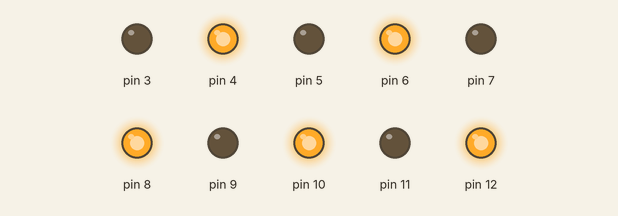
The sketch below on a simulated Arduino Uno, built with avr-gcc and run on an emulated ATmega328P. Shown: output pins drawn as LEDs (lit = HIGH). What the sketch prints to the serial monitor is not drawn.

Above: at 0.1 s.
At 0.6 s:
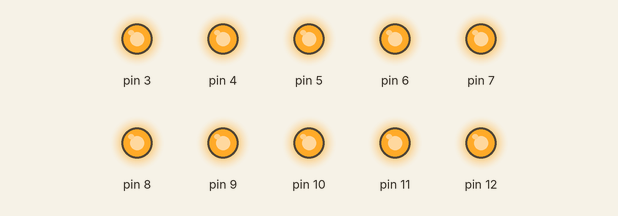
Timing chart, 0 to 2.1 s (numbered marks = the images above):
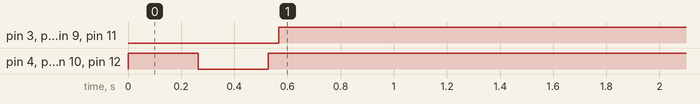

The sketch:

SongOfTheFloppies-Arduino.ino
```cpp
// By Kareem Omar (komrad36)
// Update I/O pins in the setup() function
// and the constants below as you see fit.

#define MAX_STEPS                  (80)
#define NUM_DRIVES                 (15)
#define FREQ_MULTIPLIER            (10000.0)
#define BAUD_RATE                  (250000)
#define MESSAGE_SIZE_BYTES         (4)
#define DELAY_MS                   (3)
#define CALIBRATE_STEPS            (MAX_STEPS+4)
#define MICROSECONDS_PER_SECOND    (1000000.0)
#define LED_ON_US                  (1000)

byte          directionPin    [NUM_DRIVES];
byte          wavePin         [NUM_DRIVES];
unsigned long nextPulseTime   [NUM_DRIVES];
unsigned long nextLEDoffTime  [NUM_DRIVES];
byte          steps           [NUM_DRIVES];
bool          dir             [NUM_DRIVES];
float         freq            [NUM_DRIVES];

byte          curDrive;
unsigned long convertedFreq;

void pulse(byte floppy) {
  // if at end of travel...
  if (steps[floppy] > MAX_STEPS) {
    // ...reverse direction and reset
    // step counter
    dir[floppy] = !dir[floppy];
    digitalWrite(directionPin[floppy], dir[floppy]);
    steps[floppy] = 0;
  }

  if (nextLEDoffTime[floppy])
    digitalWrite(wavePin[floppy], HIGH);

  // floppy stepper motors advance 1 step
  // on a rising edge.
  // leave it low to keep shiny lights on
  digitalWrite(wavePin[floppy], LOW);
  ++steps[floppy];
}

void setup() {
  Serial.begin(BAUD_RATE);

  directionPin[7]   = 4;
  directionPin[1]   = 10;
  directionPin[6]   = 35;
  directionPin[12]  = 45;
  directionPin[11]  = 33;
  directionPin[10]  = 47;
  directionPin[0]   = 31;
  directionPin[4]   = 49;
  directionPin[8]   = 29;
  directionPin[14]  = 6;
  directionPin[5]   = 27;
  directionPin[3]   = 8;
  directionPin[13]  = 23;
  directionPin[9]   = 12;
  directionPin[2]   = 43;
  wavePin[7]        = 3;
  wavePin[1]        = 9;
  wavePin[6]        = 34;
  wavePin[12]       = 44;
  wavePin[11]       = 32;
  wavePin[10]       = 46;
  wavePin[0]        = 30;
  wavePin[4]        = 48;
  wavePin[8]        = 28;
  wavePin[14]       = 5;
  wavePin[5]        = 26;
  wavePin[3]        = 7;
  wavePin[13]       = 22;
  wavePin[9]        = 11;
  wavePin[2]        = 42;

  byte i, j;

  for (i = 0; i < NUM_DRIVES; ++i) {
    steps[i] = 0;
    nextLEDoffTime[i] = 0UL;
    pinMode(wavePin[i], OUTPUT);
    pinMode(directionPin[i], OUTPUT);
    digitalWrite(directionPin[i], HIGH);
  }

  for (i = 0; i < CALIBRATE_STEPS; ++i) {
    for (j = 0; j < NUM_DRIVES; ++j) {
      digitalWrite(wavePin[j], HIGH);
      digitalWrite(wavePin[j], LOW);
    }
    delay(DELAY_MS);
  }

  for (i = 0; i < NUM_DRIVES; ++i) {
    digitalWrite(directionPin[i], LOW);
  }
  for (i = 0; i < CALIBRATE_STEPS; ++i) {
    for (j = 0; j < NUM_DRIVES; ++j) {
      digitalWrite(wavePin[j], HIGH);
      digitalWrite(wavePin[j], LOW);
    }
    delay(DELAY_MS);
  }

  for (i = 0; i < NUM_DRIVES; ++i) {
    dir[i] = HIGH;
    digitalWrite(wavePin[i], HIGH);
    digitalWrite(directionPin[i], HIGH);
  }

  // signal ready
  Serial.write(0);
}

void loop() {
  if (Serial.available() >= MESSAGE_SIZE_BYTES) {
    // byte format: first byte is drive, 0-indexed
    // next 3 bytes are requested frequency of note,
    // times 10000 so it can be sent as integer type
    curDrive = Serial.read();
    convertedFreq = (unsigned long)Serial.read() + ((unsigned long)Serial.read() << 8) + ((unsigned long)Serial.read() << 16);

    // a requested freq of 0
    // is used to mean "Note OFF"
    if (convertedFreq == 0) {
      nextPulseTime[curDrive] = 0;
    }
    else {
      freq[curDrive] = (float)(convertedFreq) / FREQ_MULTIPLIER;
      if (!nextPulseTime[curDrive]) nextPulseTime[curDrive] = micros();
      nextLEDoffTime[curDrive] = nextPulseTime[curDrive] + LED_ON_US;
    }
  }

  // for each drive, check if it's at or past time
  // to produce the next pulse in the square wave
  for (byte i = 0; i < NUM_DRIVES; ++i) {
    if (nextPulseTime[i] && micros() >= nextPulseTime[i]) {
      // if it is, update the next pulse time accordingly
      pulse(i);
      nextPulseTime[i] += MICROSECONDS_PER_SECOND / freq[i];
      nextLEDoffTime[i] = nextPulseTime[i] + LED_ON_US;
    }

    if (nextLEDoffTime[i] && micros() >= nextLEDoffTime[i]) {
      // if it's time to turn an LED off, do so by writing high
      // and disable the next LED off time
      digitalWrite(wavePin[i], HIGH);
      nextLEDoffTime[i] = 0;
    }
  }
}
```

Measured:
- by itself, pin 3, pin 5, pin 7, pin 9, pin 11: LOW → HIGH at 0.57 s
